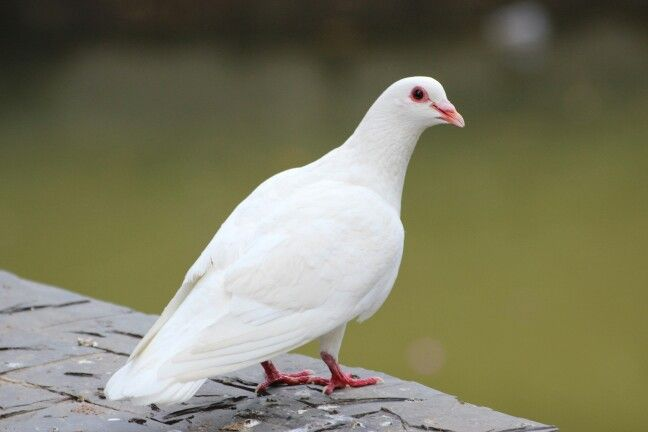
#> input picture bird.jpg, 648 x 432 px, found by its file name
$ python Mask.py
#> lines starting #> are read from the running program, lines starting #| are printed output that depends on the picture
import matplotlib.pyplot as plt
import numpy as np
import cv2

def main():
    img_path="C:/Users/Dell/Desktop/class4_1/DIP/code/bird.jpg"
    rgb=plt.imread(img_path)
#> rgb is the input picture: shape (432, 648, 3); mean R, G, B 125.1, 123.8, 98.2
    grayscale=cv2.cvtColor(rgb,cv2.COLOR_RGB2GRAY)
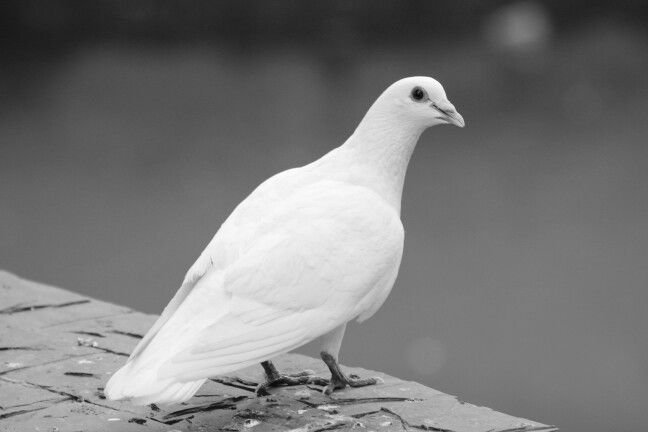
#> grayscale: shape (432, 648); min 4, max 255, mean 121.3
    mask_shell=np.zeros(grayscale.shape,dtype=np.uint8)
    for i in range(100,400):
        for j in range(100,500):
            mask_shell[i][j]=255

    img=cv2.bitwise_and(grayscale,mask_shell)
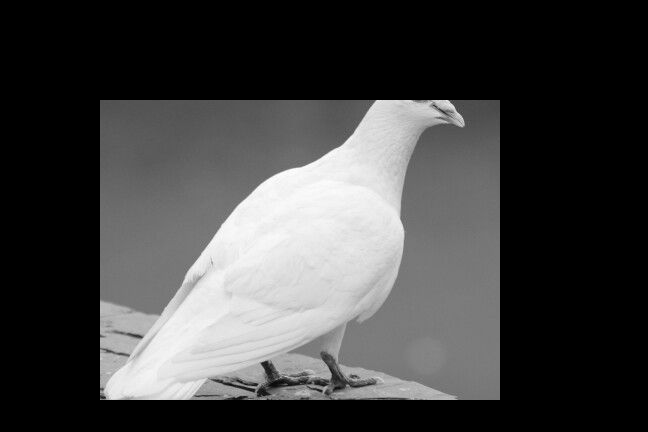
#> img: shape (432, 648); min 0, max 254, mean 66

    plt.subplot(2,2,1)
    plt.imshow(rgb)
    plt.title("RGB")

    plt.subplot(2,2,2)
    plt.imshow(grayscale,cmap='gray')
    plt.title("Grayscale")

    plt.subplot(2,2,3)
    plt.imshow(mask_shell,cmap='gray')
    plt.title("Mask shell")

    plt.subplot(2,2,4)
    plt.imshow(img,cmap='gray')
    plt.title("Mask img")
    plt.show()
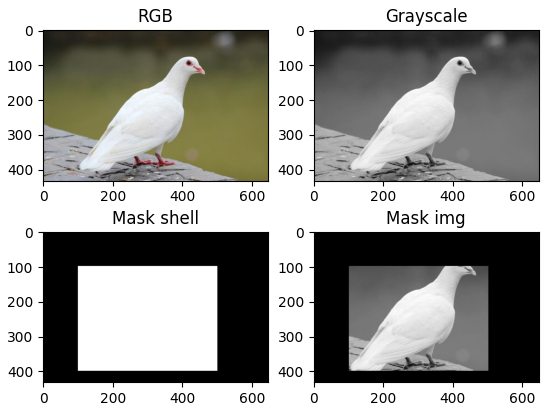
#> figure drawn by matplotlib, 4 panels


if __name__ == '__main__':
    main()

$ run again, with ship.jpg copied over bird.jpg
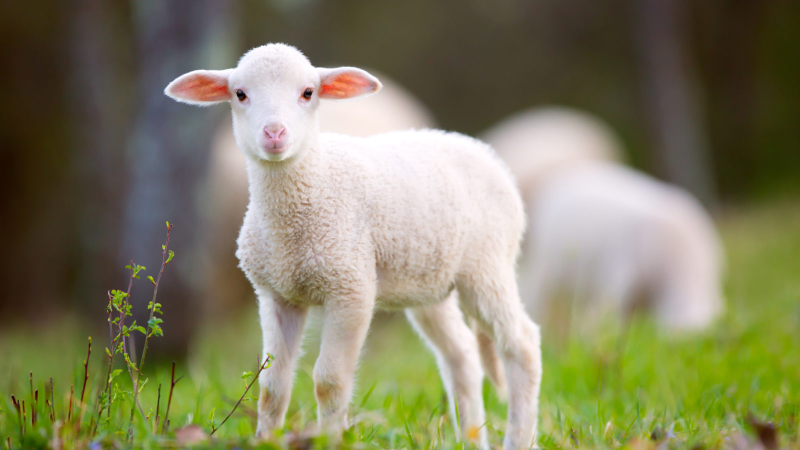
#> input picture ship.jpg, 1600 x 900 px, found by its file name (shown at 1/2 size)
#> in main, rgb is the input picture: shape (900, 1600, 3); mean R, G, B 130.5, 128.3, 98.5
#> in main, `img=cv2.bitwise_and(grayscale,mask_shell)`:
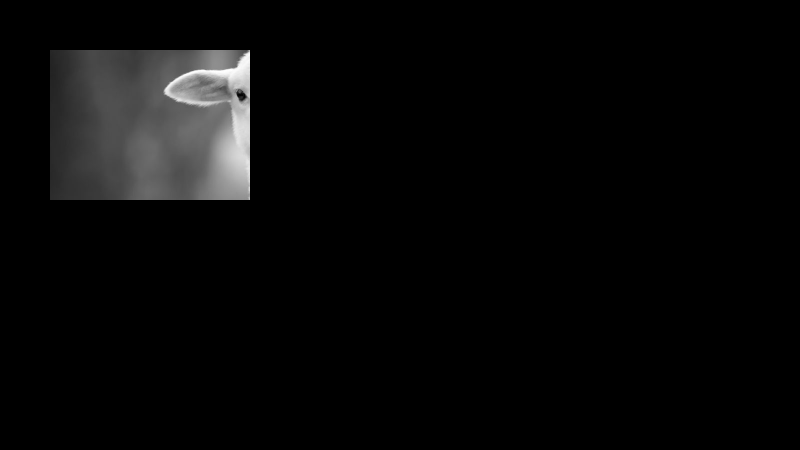
#> img: shape (900, 1600) (shown at 1/2 size); min 0, max 255, mean 8.1
#> in main, `plt.show()`:
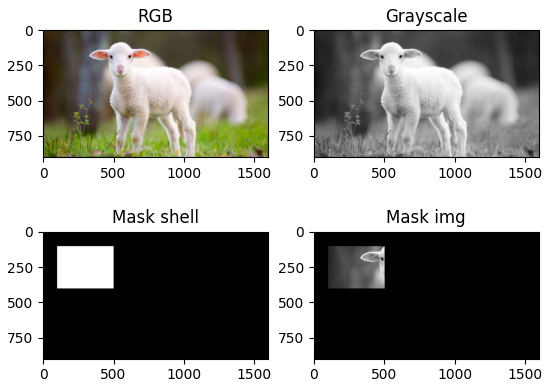
#> figure drawn by matplotlib, 4 panels
